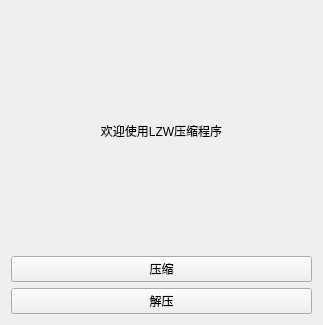
<?xml version="1.0" encoding="UTF-8"?>
<ui version="4.0">
 <class>Widget</class>
 <widget class="QWidget" name="Widget">
  <property name="geometry">
   <rect>
    <x>0</x>
    <y>0</y>
    <width>323</width>
    <height>325</height>
   </rect>
  </property>
  <property name="windowTitle">
   <string>lzwappliction</string>
  </property>
  <layout class="QVBoxLayout" name="verticalLayout_3" stretch="0">
   <item>
    <layout class="QVBoxLayout" name="verticalLayout_2" stretch="0,0">
     <item>
      <widget class="QLabel" name="label">
       <property name="text">
        <string>欢迎使用LZW压缩程序</string>
       </property>
       <property name="textFormat">
        <enum>Qt::AutoText</enum>
       </property>
       <property name="alignment">
        <set>Qt::AlignCenter</set>
       </property>
       <property name="wordWrap">
        <bool>true</bool>
       </property>
       <property name="margin">
        <number>1</number>
       </property>
       <property name="indent">
        <number>0</number>
       </property>
      </widget>
     </item>
     <item>
      <layout class="QVBoxLayout" name="verticalLayout">
       <item>
        <widget class="QPushButton" name="pushButton">
         <property name="text">
          <string>压缩</string>
         </property>
        </widget>
       </item>
       <item>
        <widget class="QPushButton" name="pushButton_2">
         <property name="text">
          <string>解压</string>
         </property>
        </widget>
       </item>
      </layout>
     </item>
    </layout>
   </item>
  </layout>
 </widget>
 <resources/>
 <connections/>
</ui>
